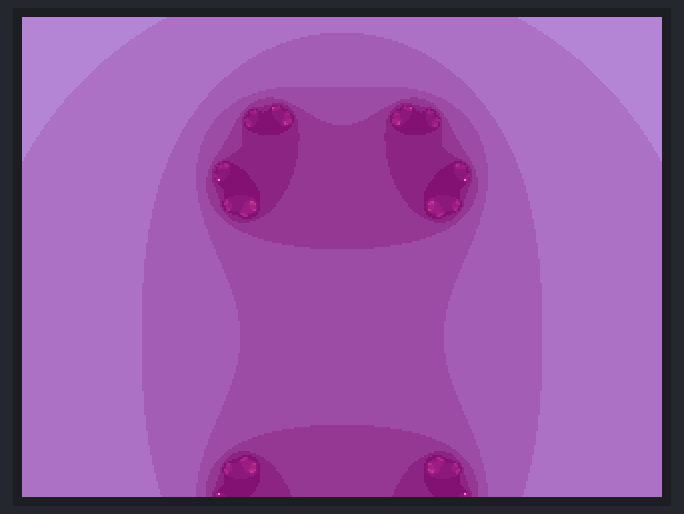
This sketch was run on a simulated Arduino Uno, built with avr-gcc and run on an emulated ATmega328P. Parts: 320×240 colour display.

Above: at 31.4 s.
At 53.3 s:
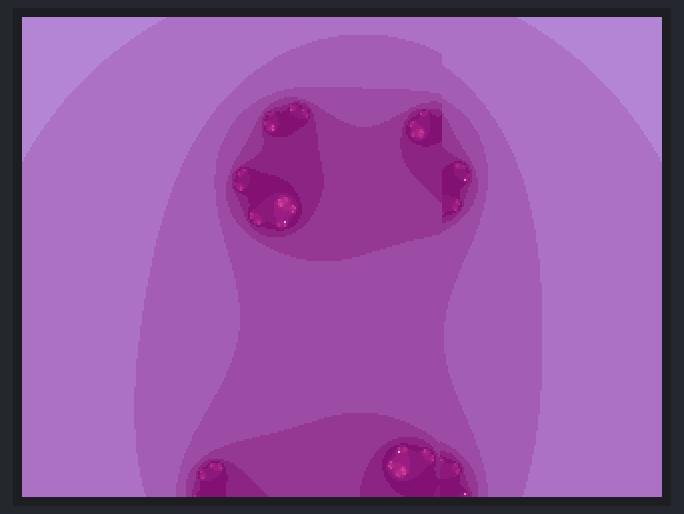
At 76.6 s:
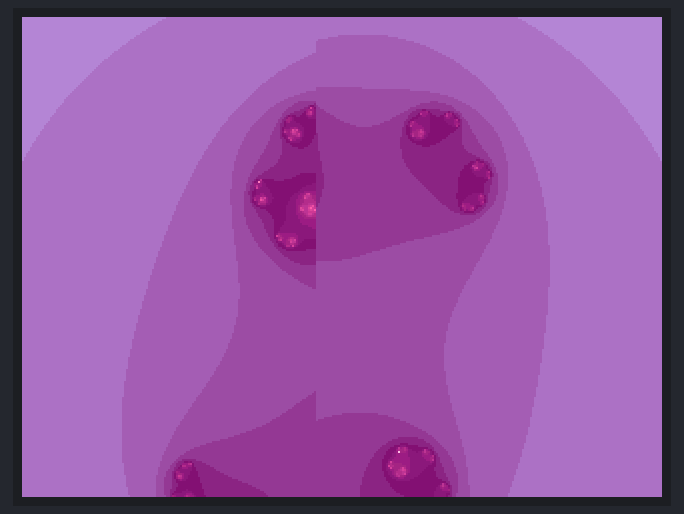
At 90.8 s:
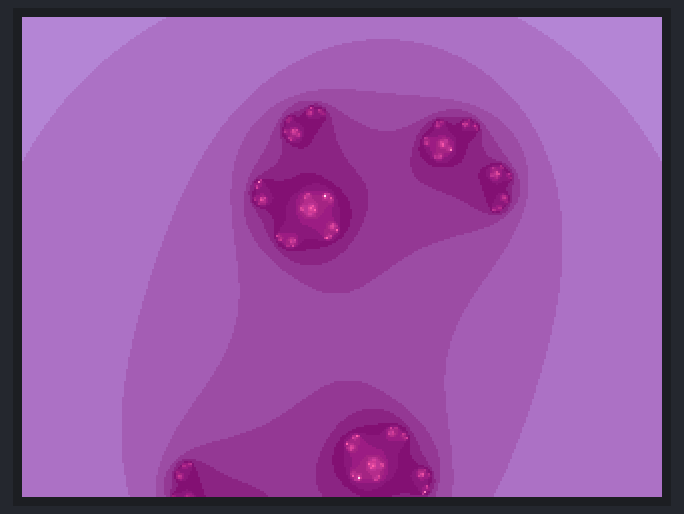
At 104.4 s:
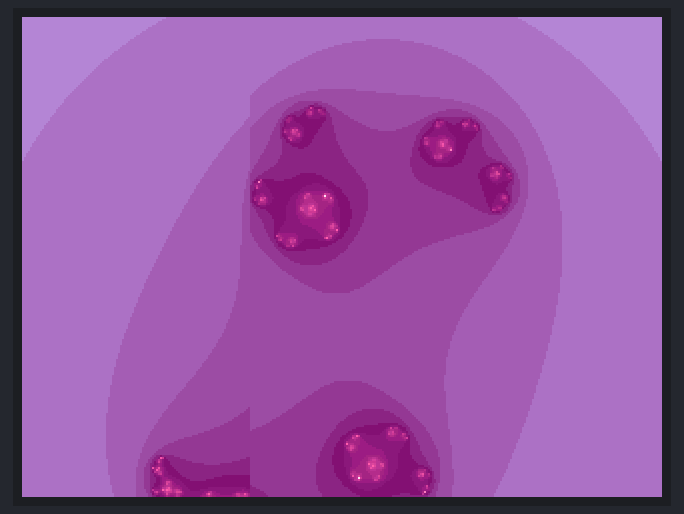
At 125.2 s:
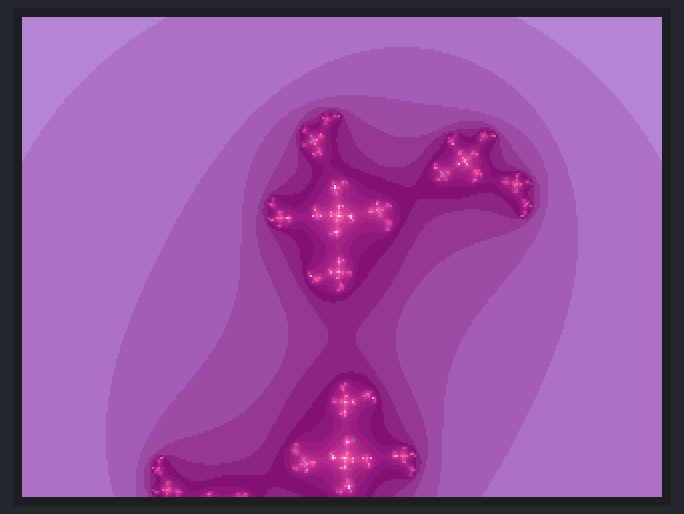

Measured:
- what the display in image 1 shows lasts 2.6 s, from 53.3 s to 55.9 s
- what the display in image 2 shows lasts 5.6 s, from 76.6 s to 82.2 s
- what the display in image 4 shows lasts 9.1 s, from 104.4 s to 113.5 s

The sketch:

Julia_set_final.ino
```cpp
#include <Adafruit_GFX.h>
#include <MCUFRIEND_kbv.h>

MCUFRIEND_kbv tft;

#define TFT_WIDTH 320
#define TFT_HEIGHT 320

float xmin = -1.75;
float xmax = 1.75;
float ymin = -1.75;
float ymax = 1.75;
int max_iterations = 63;
int cmap_data[][3] = {{182, 134, 209},
{174, 115, 194},
{165, 95, 179},
{157, 76, 164},
{149, 56, 149},
{140, 37, 134},
{132, 17, 119},
{143, 24, 124},
{154, 31, 129},
{166, 38, 134},
{177, 45, 139},
{189, 52, 144},
{200, 59, 149},
{212, 66, 154},
{223, 73, 159},
{235, 80, 164},
{246, 87, 169},
{255, 95, 174},
{255, 127, 191},
{255, 159, 209},
{255, 191, 226},
{255, 223, 244},
{255, 255, 255},
{105, 145, 190},
{102, 140, 188},
{100, 136, 187},
{98, 132, 185},
{96, 127, 184},
{95, 121, 182},
{94, 115, 180},
{93, 109, 178},
{92, 105, 176},
{91, 100, 172},
{90, 93, 166},
{87, 84, 142},
{83, 79, 117},
{78, 81, 81},
{66, 61, 67},
{55, 54, 51},
{44, 41, 40},
{36, 33, 34},
{29, 27, 27},
{23, 18, 21},
{19, 14, 17},
{19, 14, 17},
{50, 11, 51},
{61, 15, 58},
{73, 18, 65},
{93, 23, 73},
{110, 28, 78},
{156, 34, 79},
{156, 58, 79},
{156, 70, 79},
{175, 83, 81},
{184, 98, 85},
{189, 109, 91},
{206, 130, 97},
{214, 147, 105},
{220, 166, 114},
{229, 181, 122},
{243, 204, 130},
{255, 216, 133},
{255, 226, 134}};

void setup() {
  // Serial.begin(9600);
  tft.reset();
  uint16_t ID = tft.readID();
  tft.begin(ID);
  tft.setRotation(3);
  tft.setTextSize(2);
  tft.fillScreen(TFT_BLACK);
}

void loop() {
  float a = 0.0;  // Set the initial 'a' value
  float a_step = 0.314;  // Adjust the step size as needed

  for (int frame = 0; frame < 20; frame++) { // Adjust the number of frames as needed
    drawJuliaSet(a);
    a += a_step;
  }
}

void drawJuliaSet(float a) {
  for (int x = 0; x < TFT_WIDTH; x++) {
    for (int y = 0; y < TFT_HEIGHT; y++) {
      float zx = x * (xmax - xmin) / (TFT_WIDTH - 1) + xmin;
      float zy = y * (ymax - ymin) / (TFT_HEIGHT - 1) + ymin;

      float cx = 0.7885 * cos(a);
      float cy = 0.7885 * sin(a);

      int i;
      for (i = 0; i < max_iterations; i++) {
        float x2 = zx * zx;
        float y2 = zy * zy;

        if (x2 + y2 > 4.0) break;

        float xtemp = x2 - y2 + cx;
        zy = 2.0 * zx * zy + cy;
        zx = xtemp;
      }

      // int color[3] = {cmap_data[i]};
      // Serial.print(color[0]);
      // Serial.print(" ");
      // Serial.println(cmap_data[i][0]);
      tft.drawPixel(x, y, tft.color565(cmap_data[i][0], cmap_data[i][1], cmap_data[i][2]));
    }
  }
}
```
